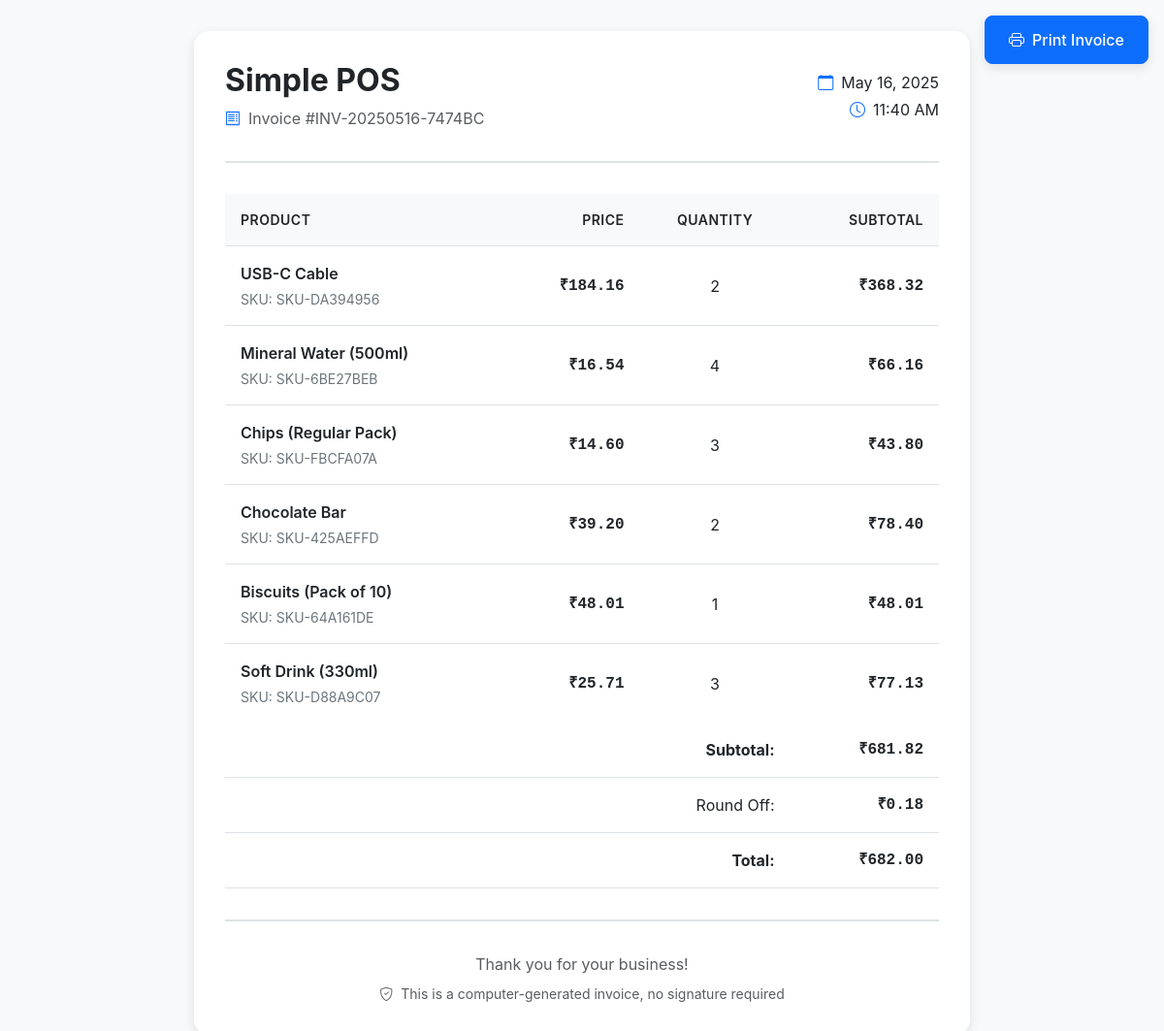
/invoices/26/print/, run on the app's committed database.
### pos/models.py (models this page shows, shortened)
class Invoice(models.Model):
    invoice_number = models.CharField(max_length=50, unique=True, editable=False)
    created_at = models.DateTimeField(auto_now_add=True)
    date = models.DateTimeField(default=timezone.now)
    total_amount = models.DecimalField(max_digits=10, decimal_places=2)
    round_off = models.DecimalField(max_digits=10, decimal_places=2, default=0)
    invoice_items = models.ManyToManyField(Product, through='InvoiceItem')

class InvoiceItem(models.Model):
    invoice = models.ForeignKey(Invoice, related_name='items', on_delete=models.CASCADE)
    product = models.ForeignKey(Product, on_delete=models.CASCADE)
    quantity = models.IntegerField(default=1)
    price = models.DecimalField(max_digits=10, decimal_places=2)
    subtotal = models.DecimalField(max_digits=10, decimal_places=2)

class Product(models.Model):
    name = models.CharField(max_length=200)
    sku = models.CharField(max_length=50, unique=True, editable=False)
    barcode = models.CharField(max_length=50, unique=True, editable=False)
    price = models.DecimalField(max_digits=10, decimal_places=2)
    maintain_stock = models.BooleanField(default=False)
    created_at = models.DateTimeField(auto_now_add=True)
    updated_at = models.DateTimeField(auto_now=True)

### pos/views.py (the view)
# urls.py: path('invoices/<int:invoice_id>/print/', views.print_invoice, name='print_invoice'),
def print_invoice(request, invoice_id):
    try:
        invoice = Invoice.objects.get(id=invoice_id)
        is_modal = request.GET.get('modal', 'false').lower() == 'true'
        if hasattr(invoice, 'round_off') and invoice.round_off:
            grand_total = float(invoice.total_amount) + float(invoice.round_off)
        else:
            grand_total = float(invoice.total_amount)
        if is_modal:
            return render(request, 'pos/invoice_content.html', {
                'invoice': invoice,
                'is_modal': True,
                'grand_total': grand_total,
            })
        else:
            return render(request, 'pos/print.html', {
                'invoice': invoice,
                'is_modal': False,
                'grand_total': grand_total,
            })
    except Invoice.DoesNotExist:
        return JsonResponse({'status': 'error', 'message': 'Invoice not found'}, status=404)

### pos/templates/pos/print.html (shortened to what this page needs)
<!DOCTYPE html>
<html lang="en">
<head>
    <link href="https://cdn.jsdelivr.net/npm/bootstrap@5.3.0/dist/css/bootstrap.min.css" rel="stylesheet">
    <link rel="stylesheet" href="https://cdn.jsdelivr.net/npm/bootstrap-icons@1.11.0/font/bootstrap-icons.css">
</head>
<body>
    <div class="invoice-container">
        <button class="btn btn-primary print-button no-print" onclick="window.print()">
            <i class="bi bi-printer"></i> Print Invoice
        </button>
        <div class="invoice-header">
            <div class="row align-items-center">
                <div class="col-6">
                    <h2 class="fw-bold mb-2">Simple POS</h2>
                    <div class="d-flex align-items-center gap-2">
                        <i class="bi bi-receipt text-primary"></i>
                        <span class="text-muted">Invoice #{{ invoice.invoice_number }}</span>
                    </div>
                </div>
                <div class="col-6 text-end">
                    <div class="d-flex flex-column align-items-end gap-1">
                        <div class="d-flex align-items-center gap-2">
                            <i class="bi bi-calendar text-primary"></i>
                            <span>{{ invoice.created_at|date:"F d, Y" }}</span>
                        </div>
                        <div class="d-flex align-items-center gap-2">
                            <i class="bi bi-clock text-primary"></i>
                            <span>{{ invoice.created_at|date:"h:i A" }}</span>
                        </div>
                    </div>
                </div>
            </div>
        </div>
        <div class="table-responsive">
            <table class="table">
                <thead>
                    <tr>
                        <th>Product</th>
                        <th class="text-end">Price</th>
                        <th class="text-center">Quantity</th>
                        <th class="text-end">Subtotal</th>
                    </tr>
                </thead>
                <tbody>
                    {% for item in invoice.items.all %}
                    <tr>
                        <td>
                            <div class="product-info">
                                <span class="product-name">{{ item.product.name }}</span>
                                <span class="product-sku">SKU: {{ item.product.sku }}</span>
                            </div>
                        </td>
                        <td class="text-end amount">₹{{ item.price|floatformat:2 }}</td>
                        <td class="text-center">{{ item.quantity }}</td>
                        <td class="text-end amount">₹{{ item.subtotal|floatformat:2 }}</td>
                    </tr>
                    {% endfor %}
                </tbody>
                <tfoot>
                    <tr>
                        <td colspan="3" class="text-end fw-bold">Subtotal:</td>
                        <td class="text-end fw-bold amount">₹{{ invoice.total_amount|floatformat:2 }}</td>
                    </tr>
                    {% if invoice.round_off %}
                    <tr>
                        <td colspan="3" class="text-end">Round Off:</td>
                        <td class="text-end amount">₹{{ invoice.round_off|floatformat:2 }}</td>
                    </tr>
                    <tr>
                        <td colspan="3" class="text-end fw-bold">Total:</td>
                        <td class="text-end fw-bold amount">₹{{ grand_total|floatformat:2 }}</td>
                    </tr>
                    {% endif %}
                </tfoot>
            </table>
        </div>
        <div class="invoice-footer">
            <div class="text-center">
                <p class="text-muted mb-2">Thank you for your business!</p>
                <p class="text-muted small mb-0">
                    <i class="bi bi-shield-check me-1"></i>
                    This is a computer-generated invoice, no signature required
                </p>
            </div>
        </div>
    </div>
</body>
</html>

### pos/templates/pos/print.html (style rules this page uses)
:root { --invoice-primary: #0d6efd; --invoice-border: #dee2e6; --invoice-bg: #f8f9fa; }
body { background-color: var(--invoice-bg); font-family: -apple-system, BlinkMacSystemFont, "Segoe UI", Roboto, "Helvetica Neue", Arial, sans-serif; }
.invoice-container { max-width: 800px; margin: 2rem auto; background: white; border-radius: 1rem; box-shadow: 0 4px 12px rgba(0,0,0,0.1); padding: 2rem; }
.invoice-header { border-bottom: 2px solid var(--invoice-border); margin-bottom: 2rem; padding-bottom: 2rem; }
.invoice-footer { border-top: 2px solid var(--invoice-border); margin-top: 2rem; padding-top: 2rem; }
.table { margin-bottom: 0; }
.table > :not(caption) > * > * { padding: 1rem; vertical-align: middle; }
.table thead th { background-color: var(--invoice-bg); font-weight: 600; text-transform: uppercase; font-size: 0.875rem; letter-spacing: 0.5px; }
.table tbody tr:last-child td { border-bottom: none; }
.product-info { display: flex; flex-direction: column; gap: 0.25rem; }
.product-name { font-weight: 600; color: #212529; }
.product-sku { font-size: 0.875rem; color: #6c757d; }
.amount { font-family: "SFMono-Regular", Consolas, "Liberation Mono", Menlo, monospace; font-weight: 600; }
.print-button { position: fixed; top: 1rem; right: 1rem; z-index: 1000; padding: 0.75rem 1.5rem; border-radius: 0.5rem; font-weight: 500; display: flex; align-items: center; gap: 0.5rem; box-shadow: 0 4px 12px rgba(0,0,0,0.1); transition: all 0.2s ease; }

### data on the page
Invoice: invoice_number "INV-20250516-7474BC", created_at "May 16, 2025", created_at "11:40 AM", total_amount "681.82", round_off "0.18"
InvoiceItem: product.name "USB-C Cable", product.sku "SKU-DA394956", price "184.16", quantity "2", subtotal "368.32"
InvoiceItem: product.name "Mineral Water (500ml)", product.sku "SKU-6BE27BEB", price "16.54", quantity "4", subtotal "66.16"
InvoiceItem: product.name "Chips (Regular Pack)", product.sku "SKU-FBCFA07A", price "14.60", quantity "3", subtotal "43.80"
InvoiceItem: product.name "Chocolate Bar", product.sku "SKU-425AEFFD", price "39.20", quantity "2", subtotal "78.40"
InvoiceItem: product.name "Biscuits (Pack of 10)", product.sku "SKU-64A161DE", price "48.01", quantity "1", subtotal "48.01"
InvoiceItem: product.name "Soft Drink (330ml)", product.sku "SKU-D88A9C07", price "25.71", quantity "3", subtotal "77.13"

### other printed values
{{ grand_total|floatformat:2 }} "682.00"
